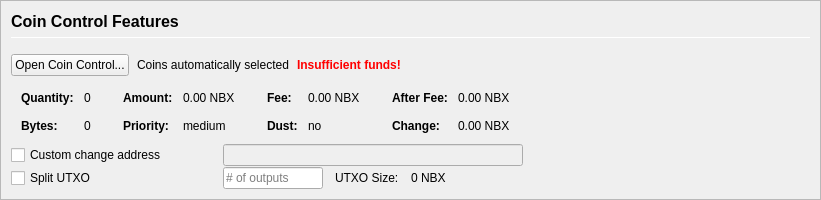
         <widget class="QFrame" name="frameCoinControl">
          <property name="sizePolicy">
           <sizepolicy hsizetype="Expanding" vsizetype="Expanding">
            <horstretch>0</horstretch>
            <verstretch>0</verstretch>
           </sizepolicy>
          </property>
          <property name="maximumSize">
           <size>
            <width>16777215</width>
            <height>16777215</height>
           </size>
          </property>
          <property name="frameShape">
           <enum>QFrame::StyledPanel</enum>
          </property>
          <property name="frameShadow">
           <enum>QFrame::Sunken</enum>
          </property>
          <layout class="QVBoxLayout" name="verticalLayoutCoinControl2">
           <property name="spacing">
            <number>0</number>
           </property>
           <property name="margin">
            <number>0</number>
           </property>
           <item>
            <widget class="QFrame" name="frameCoinControl_BG">
             <layout class="QVBoxLayout" name="verticalLayoutCoinControl" stretch="0,0,0,0,0,0">
              <property name="spacing">
               <number>1</number>
              </property>
              <property name="leftMargin">
               <number>10</number>
              </property>
              <property name="topMargin">
               <number>10</number>
              </property>
              <item>
               <layout class="QHBoxLayout" name="horizontalLayoutCoinControl1">
                <property name="bottomMargin">
                 <number>15</number>
                </property>
                <item>
                 <layout class="QVBoxLayout" name="verticalLayout_3">
                  <property name="spacing">
                   <number>6</number>
                  </property>
                  <item>
                   <widget class="QLabel" name="labelCoinControlFeatures">
                    <property name="sizePolicy">
                     <sizepolicy hsizetype="Preferred" vsizetype="Maximum">
                      <horstretch>0</horstretch>
                      <verstretch>0</verstretch>
                     </sizepolicy>
                    </property>
                    <property name="minimumSize">
                     <size>
                      <width>0</width>
                      <height>20</height>
                     </size>
                    </property>
                    <property name="font">
                     <font>
                      <pointsize>12</pointsize>
                      <weight>75</weight>
                      <bold>true</bold>
                     </font>
                    </property>
                    <property name="styleSheet">
                     <string notr="true">font-weight:bold;</string>
                    </property>
                    <property name="text">
                     <string>Coin Control Features</string>
                    </property>
                   </widget>
                  </item>
                  <item>
                   <widget class="Line" name="line">
                    <property name="minimumSize">
                     <size>
                      <width>0</width>
                      <height>1</height>
                     </size>
                    </property>
                    <property name="maximumSize">
                     <size>
                      <width>16777215</width>
                      <height>1</height>
                     </size>
                    </property>
                    <property name="orientation">
                     <enum>Qt::Horizontal</enum>
                    </property>
                   </widget>
                  </item>
                 </layout>
                </item>
               </layout>
              </item>
              <item>
               <layout class="QHBoxLayout" name="horizontalLayoutCoinControl2" stretch="0,0,0,0">
                <property name="spacing">
                 <number>8</number>
                </property>
                <property name="bottomMargin">
                 <number>10</number>
                </property>
                <item>
                 <widget class="QPushButton" name="pushButtonCoinControl">
                  <property name="styleSheet">
                   <string notr="true"/>
                  </property>
                  <property name="text">
                   <string>Open Coin Control...</string>
                  </property>
                  <property name="autoDefault">
                   <bool>false</bool>
                  </property>
                 </widget>
                </item>
                <item>
                 <widget class="QLabel" name="labelCoinControlAutomaticallySelected">
                  <property name="text">
                   <string>Coins automatically selected</string>
                  </property>
                  <property name="margin">
                   <number>5</number>
                  </property>
                 </widget>
                </item>
                <item>
                 <widget class="QLabel" name="labelCoinControlInsuffFunds">
                  <property name="font">
                   <font>
                    <weight>75</weight>
                    <bold>true</bold>
                   </font>
                  </property>
                  <property name="styleSheet">
                   <string notr="true">color:red;font-weight:bold;</string>
                  </property>
                  <property name="text">
                   <string>Insufficient funds!</string>
                  </property>
                  <property name="margin">
                   <number>5</number>
                  </property>
                 </widget>
                </item>
                <item>
                 <spacer name="horizontalSpacerCoinControl">
                  <property name="orientation">
                   <enum>Qt::Horizontal</enum>
                  </property>
                  <property name="sizeHint" stdset="0">
                   <size>
                    <width>40</width>
                    <height>1</height>
                   </size>
                  </property>
                 </spacer>
                </item>
               </layout>
              </item>
              <item>
               <widget class="QWidget" name="widgetCoinControl" native="true">
                <property name="sizePolicy">
                 <sizepolicy hsizetype="Preferred" vsizetype="Preferred">
                  <horstretch>0</horstretch>
                  <verstretch>0</verstretch>
                 </sizepolicy>
                </property>
                <property name="minimumSize">
                 <size>
                  <width>0</width>
                  <height>0</height>
                 </size>
                </property>
                <property name="styleSheet">
                 <string notr="true"/>
                </property>
                <layout class="QHBoxLayout" name="horizontalLayoutCoinControl5">
                 <property name="margin">
                  <number>0</number>
                 </property>
                 <item>
                  <layout class="QHBoxLayout" name="horizontalLayoutCoinControl3" stretch="0,0,0,1">
                   <property name="spacing">
                    <number>20</number>
                   </property>
                   <property name="topMargin">
                    <number>0</number>
                   </property>
                   <property name="bottomMargin">
                    <number>10</number>
                   </property>
                   <item>
                    <layout class="QFormLayout" name="formLayoutCoinControl1">
                     <property name="horizontalSpacing">
                      <number>10</number>
                     </property>
                     <property name="verticalSpacing">
                      <number>14</number>
                     </property>
                     <property name="leftMargin">
                      <number>10</number>
                     </property>
                     <property name="topMargin">
                      <number>4</number>
                     </property>
                     <property name="rightMargin">
                      <number>6</number>
                     </property>
                     <item row="0" column="0">
                      <widget class="QLabel" name="labelCoinControlQuantityText">
                       <property name="font">
                        <font>
                         <weight>75</weight>
                         <bold>true</bold>
                        </font>
                       </property>
                       <property name="text">
                        <string>Quantity:</string>
                       </property>
                       <property name="margin">
                        <number>0</number>
                       </property>
                      </widget>
                     </item>
                     <item row="0" column="1">
                      <widget class="QLabel" name="labelCoinControlQuantity">
                       <property name="cursor">
                        <cursorShape>IBeamCursor</cursorShape>
                       </property>
                       <property name="contextMenuPolicy">
                        <enum>Qt::ActionsContextMenu</enum>
                       </property>
                       <property name="text">
                        <string notr="true">0</string>
                       </property>
                       <property name="margin">
                        <number>0</number>
                       </property>
                       <property name="textInteractionFlags">
                        <set>Qt::LinksAccessibleByMouse|Qt::TextSelectableByKeyboard|Qt::TextSelectableByMouse</set>
                       </property>
                      </widget>
                     </item>
                     <item row="1" column="0">
                      <widget class="QLabel" name="labelCoinControlBytesText">
                       <property name="font">
                        <font>
                         <weight>75</weight>
                         <bold>true</bold>
                        </font>
                       </property>
                       <property name="text">
                        <string>Bytes:</string>
                       </property>
                      </widget>
                     </item>
                     <item row="1" column="1">
                      <widget class="QLabel" name="labelCoinControlBytes">
                       <property name="cursor">
                        <cursorShape>IBeamCursor</cursorShape>
                       </property>
                       <property name="contextMenuPolicy">
                        <enum>Qt::ActionsContextMenu</enum>
                       </property>
                       <property name="text">
                        <string notr="true">0</string>
                       </property>
                       <property name="textInteractionFlags">
                        <set>Qt::LinksAccessibleByMouse|Qt::TextSelectableByKeyboard|Qt::TextSelectableByMouse</set>
                       </property>
                      </widget>
                     </item>
                    </layout>
                   </item>
                   <item>
                    <layout class="QFormLayout" name="formLayoutCoinControl2">
                     <property name="horizontalSpacing">
                      <number>10</number>
                     </property>
                     <property name="verticalSpacing">
                      <number>14</number>
                     </property>
                     <property name="leftMargin">
                      <number>6</number>
                     </property>
                     <property name="topMargin">
                      <number>4</number>
                     </property>
                     <property name="rightMargin">
                      <number>6</number>
                     </property>
                     <item row="0" column="0">
                      <widget class="QLabel" name="labelCoinControlAmountText">
                       <property name="font">
                        <font>
                         <weight>75</weight>
                         <bold>true</bold>
                        </font>
                       </property>
                       <property name="text">
                        <string>Amount:</string>
                       </property>
                       <property name="margin">
                        <number>0</number>
                       </property>
                      </widget>
                     </item>
                     <item row="0" column="1">
                      <widget class="QLabel" name="labelCoinControlAmount">
                       <property name="cursor">
                        <cursorShape>IBeamCursor</cursorShape>
                       </property>
                       <property name="contextMenuPolicy">
                        <enum>Qt::ActionsContextMenu</enum>
                       </property>
                       <property name="text">
                        <string notr="true">0.00 NBX</string>
                       </property>
                       <property name="textInteractionFlags">
                        <set>Qt::LinksAccessibleByMouse|Qt::TextSelectableByKeyboard|Qt::TextSelectableByMouse</set>
                       </property>
                      </widget>
                     </item>
                     <item row="1" column="0">
                      <widget class="QLabel" name="labelCoinControlPriorityText">
                       <property name="font">
                        <font>
                         <weight>75</weight>
                         <bold>true</bold>
                        </font>
                       </property>
                       <property name="text">
                        <string>Priority:</string>
                       </property>
                      </widget>
                     </item>
                     <item row="1" column="1">
                      <widget class="QLabel" name="labelCoinControlPriority">
                       <property name="cursor">
                        <cursorShape>IBeamCursor</cursorShape>
                       </property>
                       <property name="contextMenuPolicy">
                        <enum>Qt::ActionsContextMenu</enum>
                       </property>
                       <property name="text">
                        <string>medium</string>
                       </property>
                       <property name="textInteractionFlags">
                        <set>Qt::LinksAccessibleByMouse|Qt::TextSelectableByKeyboard|Qt::TextSelectableByMouse</set>
                       </property>
                      </widget>
                     </item>
                    </layout>
                   </item>
                   <item>
                    <layout class="QFormLayout" name="formLayoutCoinControl3">
                     <property name="horizontalSpacing">
                      <number>10</number>
                     </property>
                     <property name="verticalSpacing">
                      <number>14</number>
                     </property>
                     <property name="leftMargin">
                      <number>6</number>
                     </property>
                     <property name="topMargin">
                      <number>4</number>
                     </property>
                     <property name="rightMargin">
                      <number>6</number>
                     </property>
                     <item row="0" column="0">
                      <widget class="QLabel" name="labelCoinControlFeeText">
                       <property name="font">
                        <font>
                         <weight>75</weight>
                         <bold>true</bold>
                        </font>
                       </property>
                       <property name="text">
                        <string>Fee:</string>
                       </property>
                       <property name="margin">
                        <number>0</number>
                       </property>
                      </widget>
                     </item>
                     <item row="0" column="1">
                      <widget class="QLabel" name="labelCoinControlFee">
                       <property name="cursor">
                        <cursorShape>IBeamCursor</cursorShape>
                       </property>
                       <property name="contextMenuPolicy">
                        <enum>Qt::ActionsContextMenu</enum>
                       </property>
                       <property name="text">
                        <string notr="true">0.00 NBX</string>
                       </property>
                       <property name="textInteractionFlags">
                        <set>Qt::LinksAccessibleByMouse|Qt::TextSelectableByKeyboard|Qt::TextSelectableByMouse</set>
                       </property>
                      </widget>
                     </item>
                     <item row="1" column="0">
                      <widget class="QLabel" name="labelCoinControlLowOutputText">
                       <property name="font">
                        <font>
                         <weight>75</weight>
                         <bold>true</bold>
                        </font>
                       </property>
                       <property name="text">
                        <string>Dust:</string>
                       </property>
                      </widget>
                     </item>
                     <item row="1" column="1">
                      <widget class="QLabel" name="labelCoinControlLowOutput">
                       <property name="cursor">
                        <cursorShape>IBeamCursor</cursorShape>
                       </property>
                       <property name="contextMenuPolicy">
                        <enum>Qt::ActionsContextMenu</enum>
                       </property>
                       <property name="text">
                        <string>no</string>
                       </property>
                       <property name="textInteractionFlags">
                        <set>Qt::LinksAccessibleByMouse|Qt::TextSelectableByKeyboard|Qt::TextSelectableByMouse</set>
                       </property>
                      </widget>
                     </item>
                    </layout>
                   </item>
                   <item>
                    <layout class="QFormLayout" name="formLayoutCoinControl4">
                     <property name="horizontalSpacing">
                      <number>10</number>
                     </property>
                     <property name="verticalSpacing">
                      <number>14</number>
                     </property>
                     <property name="leftMargin">
                      <number>6</number>
                     </property>
                     <property name="topMargin">
                      <number>4</number>
                     </property>
                     <property name="rightMargin">
                      <number>6</number>
                     </property>
                     <item row="0" column="0">
                      <widget class="QLabel" name="labelCoinControlAfterFeeText">
                       <property name="font">
                        <font>
                         <weight>75</weight>
                         <bold>true</bold>
                        </font>
                       </property>
                       <property name="text">
                        <string>After Fee:</string>
                       </property>
                       <property name="margin">
                        <number>0</number>
                       </property>
                      </widget>
                     </item>
                     <item row="0" column="1">
                      <widget class="QLabel" name="labelCoinControlAfterFee">
                       <property name="cursor">
                        <cursorShape>IBeamCursor</cursorShape>
                       </property>
                       <property name="contextMenuPolicy">
                        <enum>Qt::ActionsContextMenu</enum>
                       </property>
                       <property name="text">
                        <string notr="true">0.00 NBX</string>
                       </property>
                       <property name="textInteractionFlags">
                        <set>Qt::LinksAccessibleByMouse|Qt::TextSelectableByKeyboard|Qt::TextSelectableByMouse</set>
                       </property>
                      </widget>
                     </item>
                     <item row="1" column="0">
                      <widget class="QLabel" name="labelCoinControlChangeText">
                       <property name="font">
                        <font>
                         <weight>75</weight>
                         <bold>true</bold>
                        </font>
                       </property>
                       <property name="text">
                        <string>Change:</string>
                       </property>
                      </widget>
                     </item>
                     <item row="1" column="1">
                      <widget class="QLabel" name="labelCoinControlChange">
                       <property name="cursor">
                        <cursorShape>IBeamCursor</cursorShape>
                       </property>
                       <property name="contextMenuPolicy">
                        <enum>Qt::ActionsContextMenu</enum>
                       </property>
                       <property name="text">
                        <string notr="true">0.00 NBX</string>
                       </property>
                       <property name="textInteractionFlags">
                        <set>Qt::LinksAccessibleByMouse|Qt::TextSelectableByKeyboard|Qt::TextSelectableByMouse</set>
                       </property>
                      </widget>
                     </item>
                    </layout>
                   </item>
                  </layout>
                 </item>
                </layout>
               </widget>
              </item>
              <item>
               <layout class="QHBoxLayout" name="horizontalLayoutCoinControl4">
                <property name="spacing">
                 <number>12</number>
                </property>
                <property name="sizeConstraint">
                 <enum>QLayout::SetDefaultConstraint</enum>
                </property>
                <property name="topMargin">
                 <number>0</number>
                </property>
                <property name="rightMargin">
                 <number>0</number>
                </property>
                <item>
                 <widget class="QCheckBox" name="checkBoxCoinControlChange">
                  <property name="sizePolicy">
                   <sizepolicy hsizetype="Preferred" vsizetype="Preferred">
                    <horstretch>0</horstretch>
                    <verstretch>0</verstretch>
                   </sizepolicy>
                  </property>
                  <property name="minimumSize">
                   <size>
                    <width>200</width>
                    <height>0</height>
                   </size>
                  </property>
                  <property name="maximumSize">
                   <size>
                    <width>200</width>
                    <height>16777215</height>
                   </size>
                  </property>
                  <property name="toolTip">
                   <string>If this is activated, but the change address is empty or invalid, change will be sent to a newly generated address.</string>
                  </property>
                  <property name="text">
                   <string>Custom change address</string>
                  </property>
                 </widget>
                </item>
                <item>
                 <widget class="QValidatedLineEdit" name="lineEditCoinControlChange">
                  <property name="enabled">
                   <bool>false</bool>
                  </property>
                  <property name="sizePolicy">
                   <sizepolicy hsizetype="Preferred" vsizetype="Preferred">
                    <horstretch>0</horstretch>
                    <verstretch>0</verstretch>
                   </sizepolicy>
                  </property>
                  <property name="minimumSize">
                   <size>
                    <width>300</width>
                    <height>0</height>
                   </size>
                  </property>
                 </widget>
                </item>
                <item>
                 <widget class="QLabel" name="labelCoinControlChangeLabel">
                  <property name="sizePolicy">
                   <sizepolicy hsizetype="Preferred" vsizetype="Preferred">
                    <horstretch>0</horstretch>
                    <verstretch>0</verstretch>
                   </sizepolicy>
                  </property>
                  <property name="minimumSize">
                   <size>
                    <width>100</width>
                    <height>0</height>
                   </size>
                  </property>
                  <property name="text">
                   <string/>
                  </property>
                  <property name="margin">
                   <number>3</number>
                  </property>
                 </widget>
                </item>
               </layout>
              </item>
              <item>
               <layout class="QHBoxLayout" name="horizontalLayoutCoinControl6">
                <property name="spacing">
                 <number>12</number>
                </property>
                <property name="rightMargin">
                 <number>0</number>
                </property>
                <item>
                 <widget class="QCheckBox" name="splitBlockCheckBox">
                  <property name="sizePolicy">
                   <sizepolicy hsizetype="Preferred" vsizetype="Preferred">
                    <horstretch>0</horstretch>
                    <verstretch>0</verstretch>
                   </sizepolicy>
                  </property>
                  <property name="minimumSize">
                   <size>
                    <width>200</width>
                    <height>0</height>
                   </size>
                  </property>
                  <property name="maximumSize">
                   <size>
                    <width>200</width>
                    <height>16777215</height>
                   </size>
                  </property>
                  <property name="text">
                   <string>Split UTXO</string>
                  </property>
                 </widget>
                </item>
                <item>
                 <widget class="QLineEdit" name="splitBlockLineEdit">
                  <property name="sizePolicy">
                   <sizepolicy hsizetype="Preferred" vsizetype="Preferred">
                    <horstretch>50</horstretch>
                    <verstretch>0</verstretch>
                   </sizepolicy>
                  </property>
                  <property name="minimumSize">
                   <size>
                    <width>100</width>
                    <height>0</height>
                   </size>
                  </property>
                  <property name="maximumSize">
                   <size>
                    <width>100</width>
                    <height>16777215</height>
                   </size>
                  </property>
                  <property name="placeholderText">
                   <string># of outputs</string>
                  </property>
                 </widget>
                </item>
                <item>
                 <widget class="QLabel" name="labelBlockSizeText">
                  <property name="text">
                   <string>UTXO Size:</string>
                  </property>
                 </widget>
                </item>
                <item>
                 <widget class="QLabel" name="labelBlockSize">
                  <property name="text">
                   <string>0 NBX</string>
                  </property>
                 </widget>
                </item>
                <item>
                 <spacer name="horizontalSpacer_7">
                  <property name="orientation">
                   <enum>Qt::Horizontal</enum>
                  </property>
                  <property name="sizeHint" stdset="0">
                   <size>
                    <width>40</width>
                    <height>20</height>
                   </size>
                  </property>
                 </spacer>
                </item>
               </layout>
              </item>
              <item>
               <spacer name="verticalSpacerCoinControl">
                <property name="orientation">
                 <enum>Qt::Vertical</enum>
                </property>
                <property name="sizeHint" stdset="0">
                 <size>
                  <width>800</width>
                  <height>1</height>
                 </size>
                </property>
               </spacer>
              </item>
             </layout>
            </widget>
           </item>
          </layout>
         </widget>
